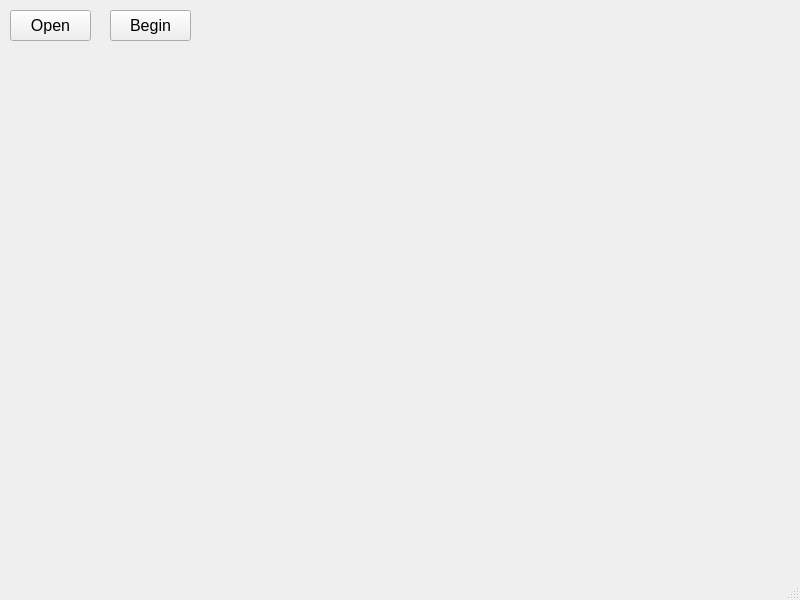
<?xml version="1.0" encoding="UTF-8"?>
<ui version="4.0">
 <class>MainWindow</class>
 <widget class="QMainWindow" name="MainWindow">
  <property name="geometry">
   <rect>
    <x>0</x>
    <y>0</y>
    <width>800</width>
    <height>600</height>
   </rect>
  </property>
  <property name="windowTitle">
   <string>MainWindow</string>
  </property>
  <widget class="QWidget" name="centralwidget">
   <widget class="QPushButton" name="openbtn">
    <property name="geometry">
     <rect>
      <x>10</x>
      <y>10</y>
      <width>81</width>
      <height>31</height>
     </rect>
    </property>
    <property name="font">
     <font>
      <family>MS Shell Dlg 2</family>
      <pointsize>12</pointsize>
     </font>
    </property>
    <property name="text">
     <string>Open</string>
    </property>
   </widget>
   <widget class="QPushButton" name="beginbtn">
    <property name="geometry">
     <rect>
      <x>110</x>
      <y>10</y>
      <width>81</width>
      <height>31</height>
     </rect>
    </property>
    <property name="font">
     <font>
      <family>MS Shell Dlg 2</family>
      <pointsize>12</pointsize>
     </font>
    </property>
    <property name="text">
     <string>Begin</string>
    </property>
   </widget>
  </widget>
  <widget class="QMenuBar" name="menubar">
   <property name="geometry">
    <rect>
     <x>0</x>
     <y>0</y>
     <width>800</width>
     <height>26</height>
    </rect>
   </property>
  </widget>
  <widget class="QStatusBar" name="statusbar"/>
 </widget>
 <resources/>
 <connections/>
</ui>
